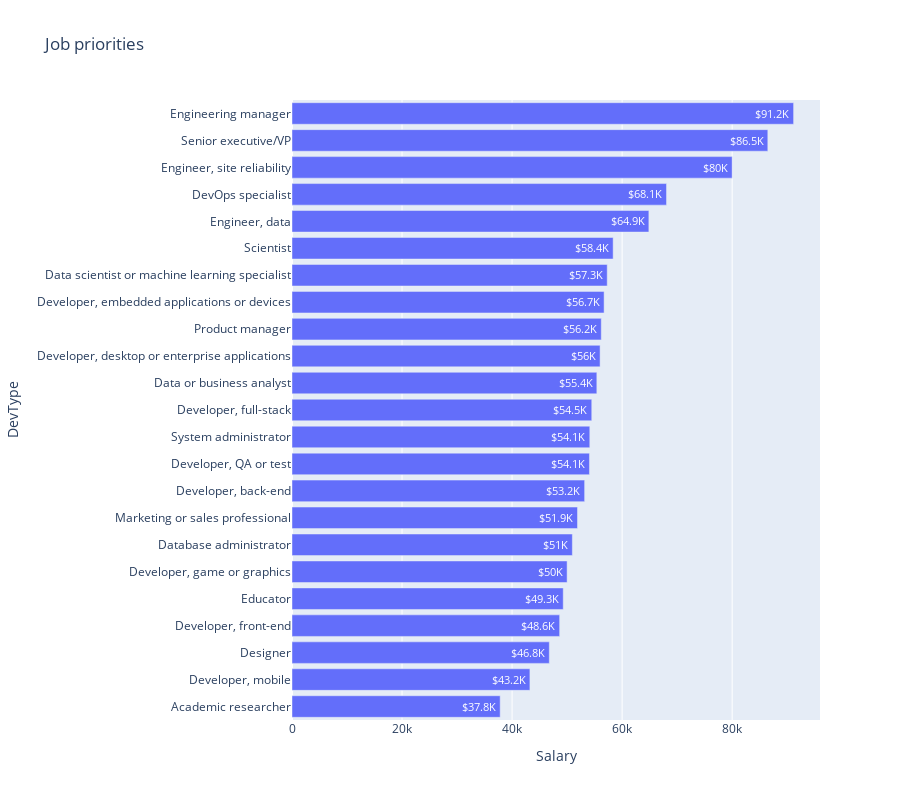

Source (notebook cell):
### Code cell
dev_sal_df = df[(df["MainBranch"] == "I am a developer by profession")][["DevType", "ConvertedComp"]]
dev_sal_df = dev_sal_df.dropna(how="any", axis=0)
dev_sal_df["DevType"] = dev_sal_df["DevType"].str.split(";")
dev_sal_df = dev_sal_df.explode("DevType")
dev_sal_df = dev_sal_df.groupby(["DevType"]).median()["ConvertedComp"].sort_values()
dev_sal_df = pd.DataFrame({"DevType": dev_sal_df.index,  "Salary": dev_sal_df.values})
dev_sal_df["label"] = dev_sal_df.apply(lambda row: "$" + human_format(round(row["Salary"], 0)), axis=1)

fig = px.bar(dev_sal_df, height=800, x="Salary", y="DevType", orientation='h', title="Job priorities", text="label")
fig.show()

### Figure 1 — Plotly figure (JSON) as saved in the notebook; plotly's stock layout.template omitted (floating-point values rounded to 4 significant figures)
{"data": [{"alignmentgroup": "True", "hovertemplate": "Salary=%{x}<br>DevType=%{y}<br>label=%{text}<extra></extra>", "legendgroup": "", "marker": {"color": "#636efa"}, "name": "", "offsetgroup": "", "orientation": "h", "showlegend": false, "text": ["$37.8K", "$43.2K", "$46.8K", "$48.6K", "$49.3K", "$50K", "$51K", "$51.9K", "$53.2K", "$54.1K", "$54.1K", "$54.5K", "$55.4K", "$56K", "$56.2K", "$56.7K", "$57.3K", "$58.4K", "$64.9K", "$68.1K", "$80K", "$86.5K", "$91.2K"], "textposition": "auto", "type": "bar", "x": [37834, 43239, 46767, 48644, 49296, 50000, 50952, 51888, 53184, 54063, 54122, 54480, 55403, 55995, 56210.0, 56723, 57292, 58368, 64860, 68068, 80000, 86478, 91164], "xaxis": "x", "y": ["Academic researcher", "Developer, mobile", "Designer", "Developer, front-end", "Educator", "Developer, game or graphics", "Database administrator", "Marketing or sales professional", "Developer, back-end", "Developer, QA or test", "System administrator", "Developer, full-stack", "Data or business analyst", "Developer, desktop or enterprise applications", "Product manager", "Developer, embedded applications or devices", "Data scientist or machine learning specialist", "Scientist", "Engineer, data", "DevOps specialist", "Engineer, site reliability", "Senior executive/VP", "Engineering manager"], "yaxis": "y"}], "layout": {"barmode": "relative", "height": 800, "legend": {"tracegroupgap": 0}, "title": {"text": "Job priorities"}, "xaxis": {"anchor": "y", "domain": [0, 1], "title": {"text": "Salary"}}, "yaxis": {"anchor": "x", "domain": [0, 1], "title": {"text": "DevType"}}}}
